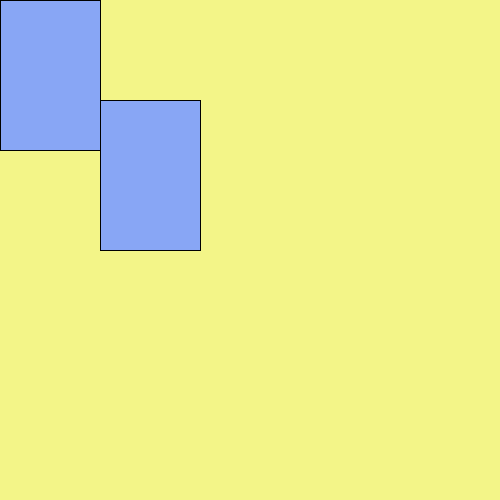
Frame 1 (no input)
Frame 60 (the mouse pressed at the canvas centre just before this capture): identical to frame 1, image omitted
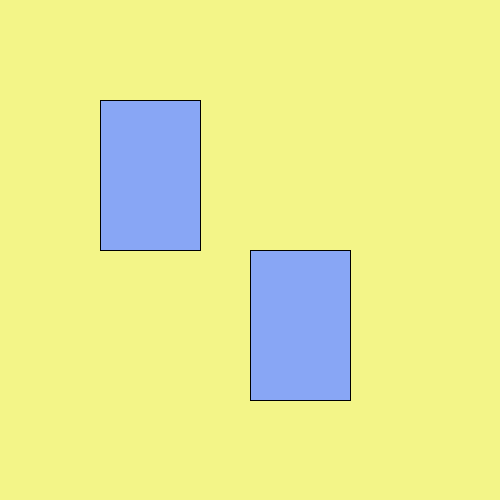
Frame 120 (the mouse held since frame 60 and released just before this capture)

The Processing sketch that drew these frames (run headless with seeded random() and noise(); from frame 60 on, the mouse is pressed at the canvas centre):

// Processing sketch: week01_2_mouseX_mouseY
// ── week01_2_mouseX_mouseY.pde
//active
void setup(){
size(500,500);
}
void draw(){
background(#F3F588);
fill(#88A6F5);
rect(100,100,100,150);
rect(mouseX,mouseY,100,150);
}
